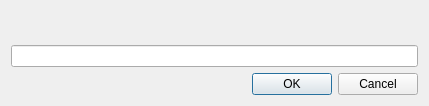
<?xml version="1.0" encoding="UTF-8"?>
<ui version="4.0">
 <class>AutoExpandableDialog</class>
 <widget class="QDialog" name="AutoExpandableDialog">
  <property name="geometry">
   <rect>
    <x>0</x>
    <y>0</y>
    <width>429</width>
    <height>106</height>
   </rect>
  </property>
  <layout class="QVBoxLayout" name="verticalLayout">
   <item>
    <widget class="QLabel" name="textLabel"/>
   </item>
   <item>
    <widget class="QLineEdit" name="textEdit"/>
   </item>
   <item>
    <widget class="QDialogButtonBox" name="buttonBox">
     <property name="standardButtons">
      <set>QDialogButtonBox::Cancel|QDialogButtonBox::Ok</set>
     </property>
    </widget>
   </item>
  </layout>
 </widget>
 <resources/>
 <connections>
  <connection>
   <sender>buttonBox</sender>
   <signal>accepted()</signal>
   <receiver>AutoExpandableDialog</receiver>
   <slot>accept()</slot>
   <hints>
    <hint type="sourcelabel">
     <x>248</x>
     <y>254</y>
    </hint>
    <hint type="destinationlabel">
     <x>157</x>
     <y>274</y>
    </hint>
   </hints>
  </connection>
  <connection>
   <sender>buttonBox</sender>
   <signal>rejected()</signal>
   <receiver>AutoExpandableDialog</receiver>
   <slot>reject()</slot>
   <hints>
    <hint type="sourcelabel">
     <x>316</x>
     <y>260</y>
    </hint>
    <hint type="destinationlabel">
     <x>286</x>
     <y>274</y>
    </hint>
   </hints>
  </connection>
 </connections>
</ui>
